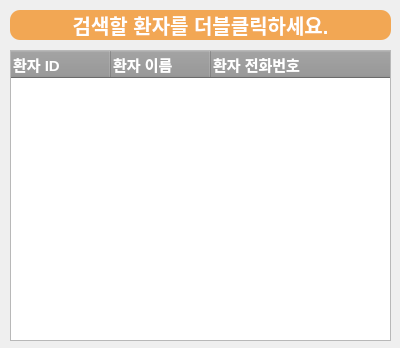
<?xml version="1.0" encoding="UTF-8"?>
<ui version="4.0">
 <class>ChoosePatientManager</class>
 <widget class="QWidget" name="ChoosePatientManager">
  <property name="geometry">
   <rect>
    <x>0</x>
    <y>0</y>
    <width>400</width>
    <height>348</height>
   </rect>
  </property>
  <property name="windowTitle">
   <string>Choose Patient Manager</string>
  </property>
  <property name="windowIcon">
   <iconset resource="resource.qrc">
    <normaloff>:/img/patientManagement.png</normaloff>:/img/patientManagement.png</iconset>
  </property>
  <widget class="QTreeWidget" name="treeWidget">
   <property name="geometry">
    <rect>
     <x>10</x>
     <y>50</y>
     <width>381</width>
     <height>291</height>
    </rect>
   </property>
   <property name="font">
    <font>
     <pointsize>11</pointsize>
    </font>
   </property>
   <property name="styleSheet">
    <string notr="true">QHeaderView::section {
	background-color: rgb(150, 150, 150);
	color:#FFFFFF;
}</string>
   </property>
   <column>
    <property name="text">
     <string>환자 ID</string>
    </property>
    <property name="font">
     <font>
      <pointsize>11</pointsize>
      <bold>true</bold>
     </font>
    </property>
   </column>
   <column>
    <property name="text">
     <string>환자 이름</string>
    </property>
    <property name="font">
     <font>
      <pointsize>11</pointsize>
      <bold>true</bold>
     </font>
    </property>
   </column>
   <column>
    <property name="text">
     <string>환자 전화번호</string>
    </property>
    <property name="font">
     <font>
      <pointsize>11</pointsize>
      <bold>true</bold>
     </font>
    </property>
   </column>
  </widget>
  <widget class="QLabel" name="label">
   <property name="geometry">
    <rect>
     <x>10</x>
     <y>10</y>
     <width>381</width>
     <height>30</height>
    </rect>
   </property>
   <property name="font">
    <font>
     <pointsize>15</pointsize>
     <bold>true</bold>
    </font>
   </property>
   <property name="styleSheet">
    <string notr="true">border-radius:10px;
color: rgb(255, 255, 255);

background-color: #F2A754;</string>
   </property>
   <property name="text">
    <string>검색할 환자를 더블클릭하세요.</string>
   </property>
   <property name="alignment">
    <set>Qt::AlignCenter</set>
   </property>
  </widget>
 </widget>
 <resources>
  <include location="resource.qrc"/>
 </resources>
 <connections/>
</ui>
